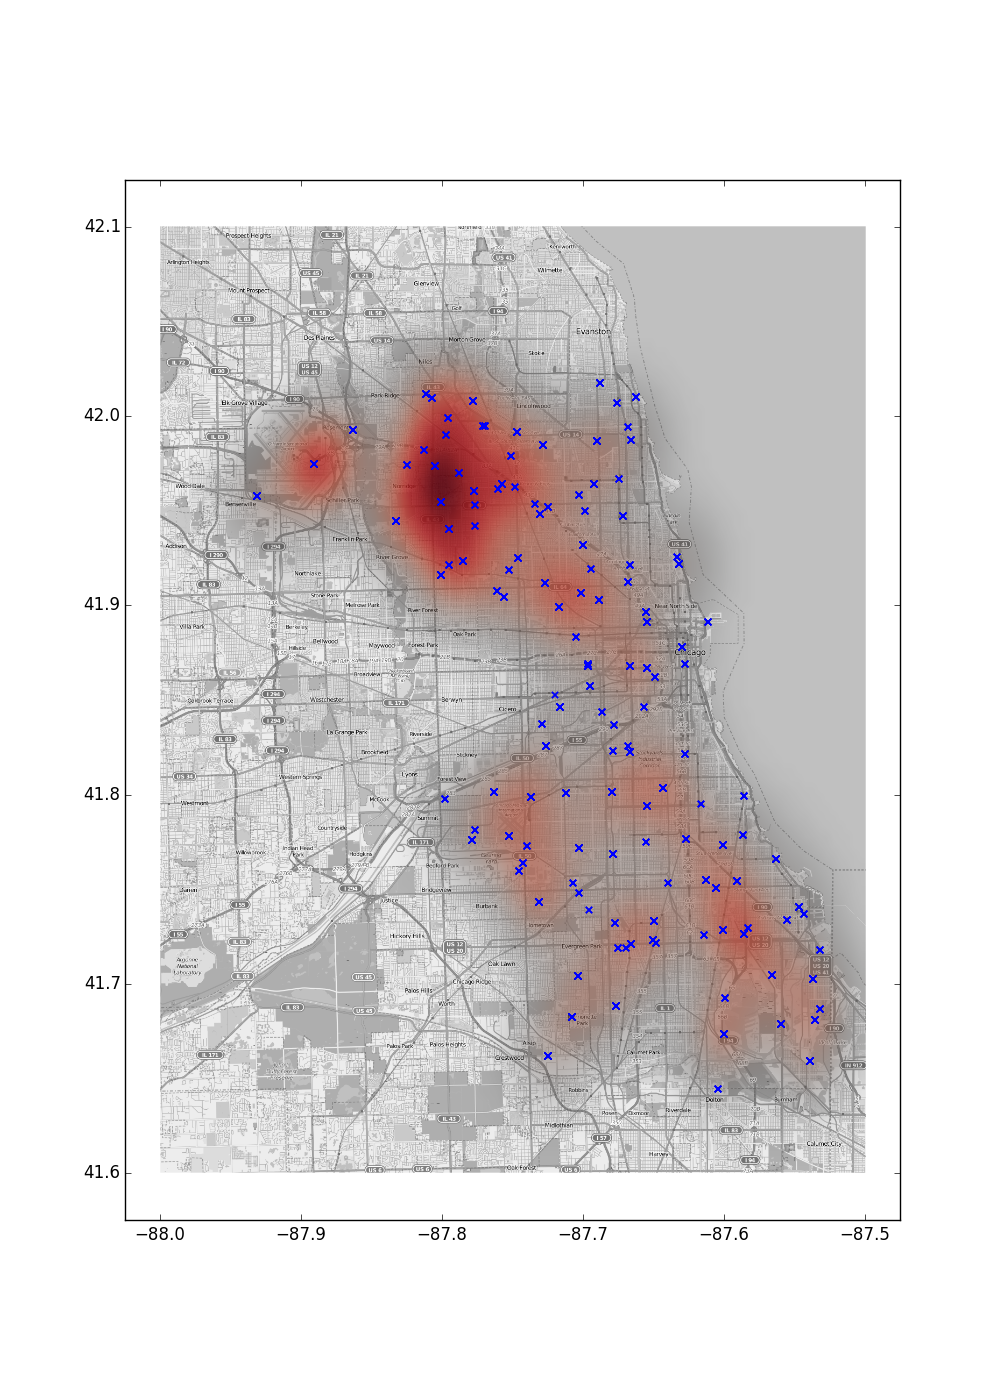

Here is the Python script that generated this plot:
import pandas as pd
import numpy as np

# import matplotlib
# matplotlib.use('Agg')

import matplotlib.pyplot as plt
#%matplotlib inline

from sklearn.neighbors import KernelDensity

mapdata = np.loadtxt("../mapdata_copyright_openstreetmap_contributors.txt")
traps = pd.read_csv('../train.csv')[['Date', 'Trap','Longitude', 'Latitude', 'WnvPresent']]

alpha_cm = plt.cm.Reds
alpha_cm._init()
alpha_cm._lut[:-3,-1] = abs(np.logspace(0, 1, alpha_cm.N) / 10 - 1)[::-1]
aspect = mapdata.shape[0] * 1.0 / mapdata.shape[1]
lon_lat_box = (-88, -87.5, 41.6, 42.1)

sigthings = traps[traps['WnvPresent'] > 0]
sigthings = sigthings.groupby(['Date', 'Trap','Longitude', 'Latitude']).max()['WnvPresent'].reset_index()
X = sigthings[['Longitude', 'Latitude']].values
kd = KernelDensity(bandwidth=0.02)
kd.fit(X)

xv,yv = np.meshgrid(np.linspace(-88, -87.5, 100), np.linspace(41.6, 42.1, 100))
gridpoints = np.array([xv.ravel(),yv.ravel()]).T
zv = np.exp(kd.score_samples(gridpoints).reshape(100,100))
plt.figure(figsize=(10,14))
plt.imshow(mapdata,
           cmap=plt.get_cmap('gray'),
           extent=lon_lat_box,
           aspect=aspect)
plt.imshow(zv,
           origin='lower',
           cmap=alpha_cm,
           extent=lon_lat_box,
           aspect=aspect)

locations = traps[['Longitude', 'Latitude']].values
plt.scatter(locations[:,0], locations[:,1], marker='x')

plt.savefig('heatmap.png')